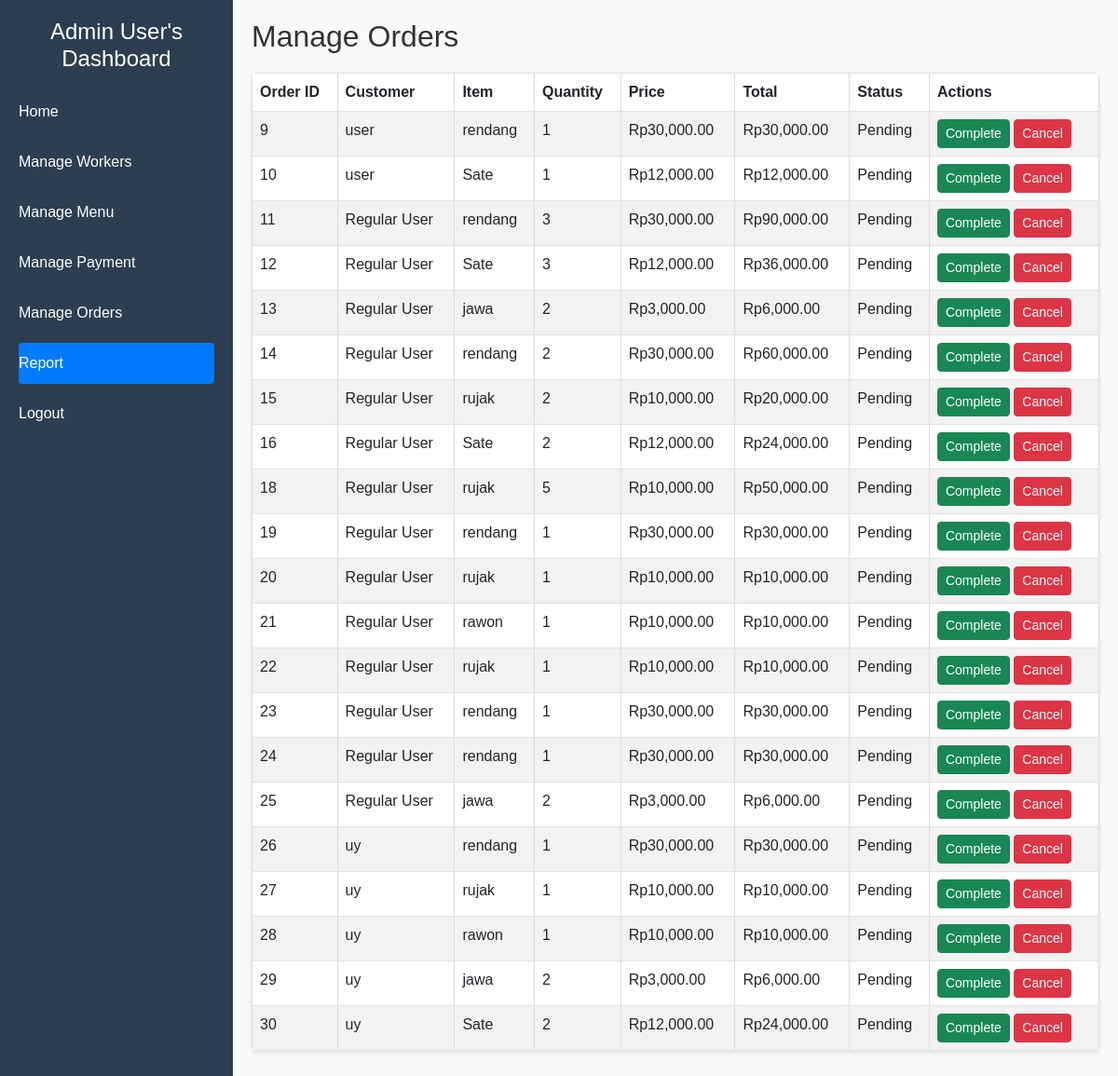
/manage_orders.php (signed in), run on the app's committed database.
### tables this page shows
CREATE TABLE `orders` (
  `id_order` int NOT NULL,
  `id_user` int NOT NULL,
  `total_amount` decimal(10,2) NOT NULL,
  `created_at` timestamp NULL DEFAULT CURRENT_TIMESTAMP,
  `id_masakan` int DEFAULT NULL,
  `quantity` int NOT NULL DEFAULT '1',
  `status` varchar(255) NOT NULL DEFAULT 'pending',
  `harga` decimal(10,2) NOT NULL
);

CREATE TABLE `user` (
  `id_user` int NOT NULL,
  `username` varchar(50) NOT NULL,
  `password` varchar(255) NOT NULL,
  `nama_user` varchar(100) NOT NULL,
  `id_level` int DEFAULT NULL
);

CREATE TABLE `masakan` (
  `id_masakan` int NOT NULL,
  `nama_masakan` varchar(100) NOT NULL,
  `harga` decimal(10,2) NOT NULL,
  `image` varchar(255) DEFAULT NULL,
  `status_masakan` tinyint(1) NOT NULL
);

### manage_orders.php (the view, shortened to what this page needs)
<?php
require 'db.php';
$orders = $conn->query("
    SELECT o.id_order, u.nama_user, m.nama_masakan, o.quantity, o.harga, o.status
    FROM orders o
    JOIN user u ON o.id_user = u.id_user
    JOIN masakan m ON o.id_masakan = m.id_masakan
    WHERE o.status = 'pending'
");
?>
<!DOCTYPE html>
<html lang="en">
<head>
    <link href="https://cdn.jsdelivr.net/npm/bootstrap@5.3.0/dist/css/bootstrap.min.css" rel="stylesheet">
    <link rel="stylesheet" href="styles.css">
</head>
<body>
<div class="sidebar">
    <h2><?php echo htmlspecialchars($_SESSION['nama_user']); ?>'s Dashboard</h2>
    <a href="index.php">Home</a>
    <a href="workers.php">Manage Workers</a>
    <a href="masakan.php">Manage Menu</a>
    <a href="manage_orders.php">Manage Payment</a>
    <a href="manage_order.php">Manage Orders</a>
    <a href="report.php" class="active">Report</a>
    <a href="logout.php">Logout</a>
</div>
<div class="content">
    <h1>Manage Orders</h1>
    <?php if ($orders->num_rows > 0): ?>
        <table class="table table-bordered table-striped">
            <thead>
                <tr>
                    <th>Order ID</th>
                    <th>Customer</th>
                    <th>Item</th>
                    <th>Quantity</th>
                    <th>Price</th>
                    <th>Total</th>
                    <th>Status</th>
                    <th>Actions</th>
                </tr>
            </thead>
            <tbody>
                <?php while ($order = $orders->fetch_assoc()): ?>
                    <?php
                    $total_price = $order['quantity'] * $order['harga'];
                    ?>
                    <tr>
                        <td><?= $order['id_order'] ?></td>
                        <td><?= htmlspecialchars($order['nama_user']) ?></td>
                        <td><?= htmlspecialchars($order['nama_masakan']) ?></td>
                        <td><?= $order['quantity'] ?></td>
                        <td>Rp<?= number_format($order['harga'], 2) ?></td>
                        <td>Rp<?= number_format($total_price, 2) ?></td>
                        <td><?= ucfirst($order['status']) ?></td>
                        <td>
                            <form action="process_order.php" method="POST" style="display: inline;">
                                <button type="submit" name="action" value="complete" class="btn btn-success btn-sm">Complete</button>
                            </form>
                            <form action="process_order.php" method="POST" style="display: inline;">
                                <button type="submit" name="action" value="cancel" class="btn btn-danger btn-sm">Cancel</button>
                            </form>
                        </td>
                    </tr>
                <?php endwhile; ?>
            </tbody>
        </table>
    <?php else: ?>
        <div class="alert alert-info">No pending orders found.</div>
    <?php endif; ?>
</div>
</body>
</html>

### styles.css (style rules this page uses)
body { font-family: Arial, sans-serif; background-color: #f8f9fa; }
.sidebar { height: 100vh; position: fixed; top: 0; left: 0; width: 250px; background-color: #212529; color: #fff; padding: 20px; }
.sidebar a { color: #ddd; text-decoration: none; display: block; margin: 15px 0; padding: 12px; border-radius: 5px; transition: background-color 0.3s; }
.sidebar a:hover, .sidebar a.active { background-color: #495057; color: #fff; }
.content { margin-left: 250px; padding: 40px; }
body { font-family: Arial, sans-serif; margin: 0; overflow-x: hidden; }
.btn-danger { background-color: #dc3545; border-color: #dc3545; }
body { font-family: Arial, sans-serif; margin: 0; }
.sidebar { width: 200px; background: #343a40; color: #fff; padding: 20px; min-height: 100vh; }
.sidebar h2 { font-size: 18px; text-align: center; margin-bottom: 20px; }
.sidebar a { color: #ccc; text-decoration: none; display: block; margin: 10px 0; padding: 10px; border-radius: 4px; }
.sidebar a:hover, .sidebar a.active { background: #007bff; color: #fff; }
.content { flex-grow: 1; padding: 20px; background: #f8f9fa; }
.table { margin-top: 20px; background: #fff; border-radius: 5px; overflow: hidden; box-shadow: 0 2px 4px rgba(0, 0, 0, 0.1); }
body { display: flex; font-family: Arial, sans-serif; }
body { font-family: Arial, sans-serif; background-color: #f4f4f4; color: #333; }
.sidebar { width: 250px; background-color: #2c3e50; color: white; padding: 20px; position: fixed; height: 100%; }
.sidebar h2 { font-size: 1.5rem; margin-bottom: 20px; }
.sidebar a { display: block; padding: 10px 0; color: white; text-decoration: none; }
.content { margin-left: 250px; padding: 20px; }
.content h1 { font-size: 2rem; margin-bottom: 20px; }
table { width: 100%; margin-top: 20px; border-collapse: collapse; }
table th, table td { padding: 10px; border: 1px solid #ddd; text-align: left; }
table th { background-color: #34495e; color: white; }
table tr:nth-child(even) { background-color: #f2f2f2; }
button { background-color: #3498db; color: white; border: none; padding: 10px 20px; cursor: pointer; }

### data on the page
orders: id_order "9", id_user.nama_user "user", id_masakan.nama_masakan "rendang", quantity "1", harga "30,000.00", total_price "30,000.00", status "Pending"
orders: id_order "10", id_user.nama_user "user", id_masakan.nama_masakan "Sate", quantity "1", harga "12,000.00", total_price "12,000.00", status "Pending"
orders: id_order "11", id_user.nama_user "Regular User", id_masakan.nama_masakan "rendang", quantity "3", harga "30,000.00", total_price "90,000.00", status "Pending"
orders: id_order "12", id_user.nama_user "Regular User", id_masakan.nama_masakan "Sate", quantity "3", harga "12,000.00", total_price "36,000.00", status "Pending"
orders: id_order "13", id_user.nama_user "Regular User", id_masakan.nama_masakan "jawa", quantity "2", harga "3,000.00", total_price "6,000.00", status "Pending"
orders: id_order "14", id_user.nama_user "Regular User", id_masakan.nama_masakan "rendang", quantity "2", harga "30,000.00", total_price "60,000.00", status "Pending"
orders: id_order "15", id_user.nama_user "Regular User", id_masakan.nama_masakan "rujak", quantity "2", harga "10,000.00", total_price "20,000.00", status "Pending"
orders: id_order "16", id_user.nama_user "Regular User", id_masakan.nama_masakan "Sate", quantity "2", harga "12,000.00", total_price "24,000.00", status "Pending"
orders: id_order "18", id_user.nama_user "Regular User", id_masakan.nama_masakan "rujak", quantity "5", harga "10,000.00", total_price "50,000.00", status "Pending"
orders: id_order "19", id_user.nama_user "Regular User", id_masakan.nama_masakan "rendang", quantity "1", harga "30,000.00", total_price "30,000.00", status "Pending"
orders: id_order "20", id_user.nama_user "Regular User", id_masakan.nama_masakan "rujak", quantity "1", harga "10,000.00", total_price "10,000.00", status "Pending"
orders: id_order "21", id_user.nama_user "Regular User", id_masakan.nama_masakan "rawon", quantity "1", harga "10,000.00", total_price "10,000.00", status "Pending"
orders: id_order "22", id_user.nama_user "Regular User", id_masakan.nama_masakan "rujak", quantity "1", harga "10,000.00", total_price "10,000.00", status "Pending"
orders: id_order "23", id_user.nama_user "Regular User", id_masakan.nama_masakan "rendang", quantity "1", harga "30,000.00", total_price "30,000.00", status "Pending"
orders: id_order "24", id_user.nama_user "Regular User", id_masakan.nama_masakan "rendang", quantity "1", harga "30,000.00", total_price "30,000.00", status "Pending"
orders: id_order "25", id_user.nama_user "Regular User", id_masakan.nama_masakan "jawa", quantity "2", harga "3,000.00", total_price "6,000.00", status "Pending"
orders: id_order "26", id_user.nama_user "uy", id_masakan.nama_masakan "rendang", quantity "1", harga "30,000.00", total_price "30,000.00", status "Pending"
orders: id_order "27", id_user.nama_user "uy", id_masakan.nama_masakan "rujak", quantity "1", harga "10,000.00", total_price "10,000.00", status "Pending"
orders: id_order "28", id_user.nama_user "uy", id_masakan.nama_masakan "rawon", quantity "1", harga "10,000.00", total_price "10,000.00", status "Pending"
orders: id_order "29", id_user.nama_user "uy", id_masakan.nama_masakan "jawa", quantity "2", harga "3,000.00", total_price "6,000.00", status "Pending"
orders: id_order "30", id_user.nama_user "uy", id_masakan.nama_masakan "Sate", quantity "2", harga "12,000.00", total_price "24,000.00", status "Pending"

### other printed values
$_SESSION['nama_user'] "Admin User"
